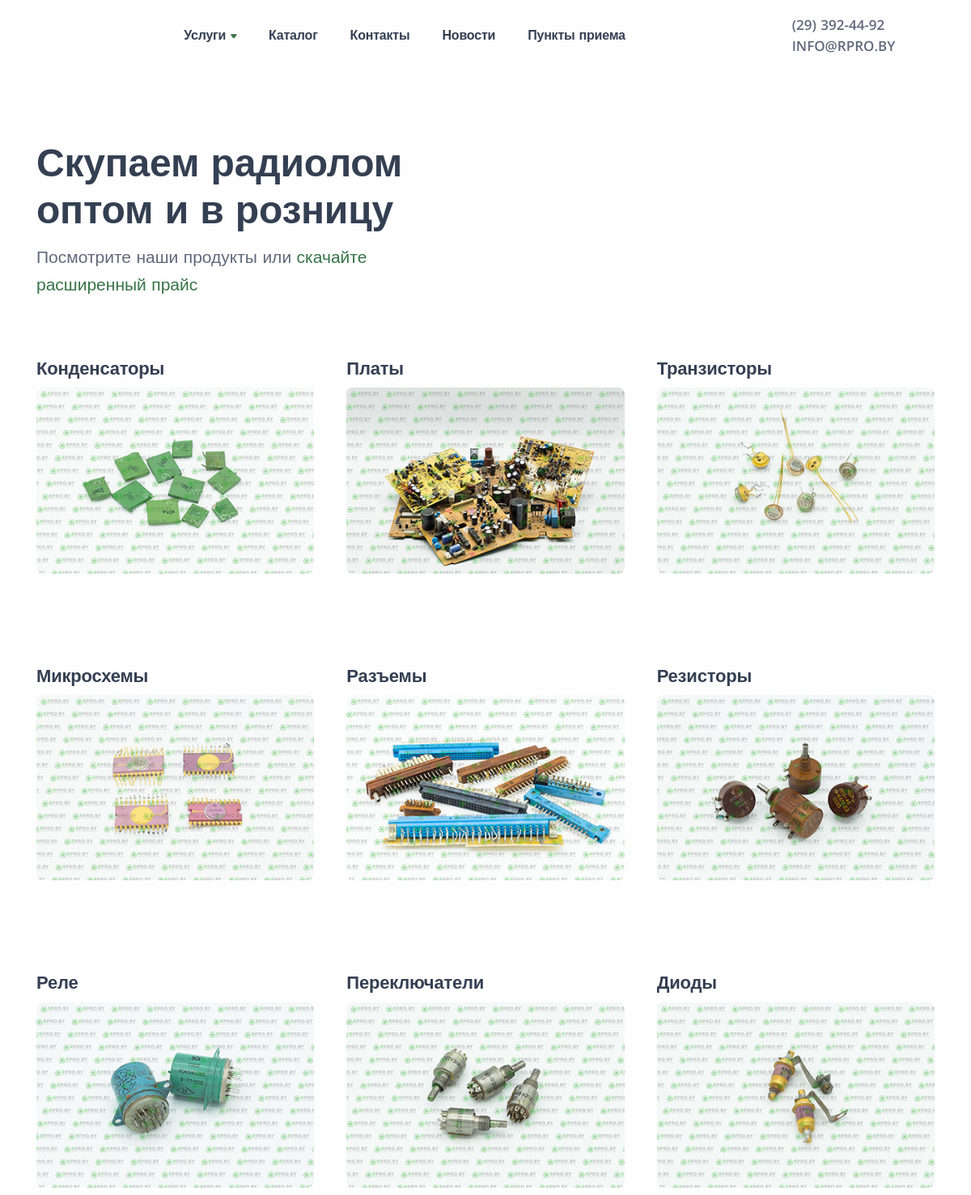
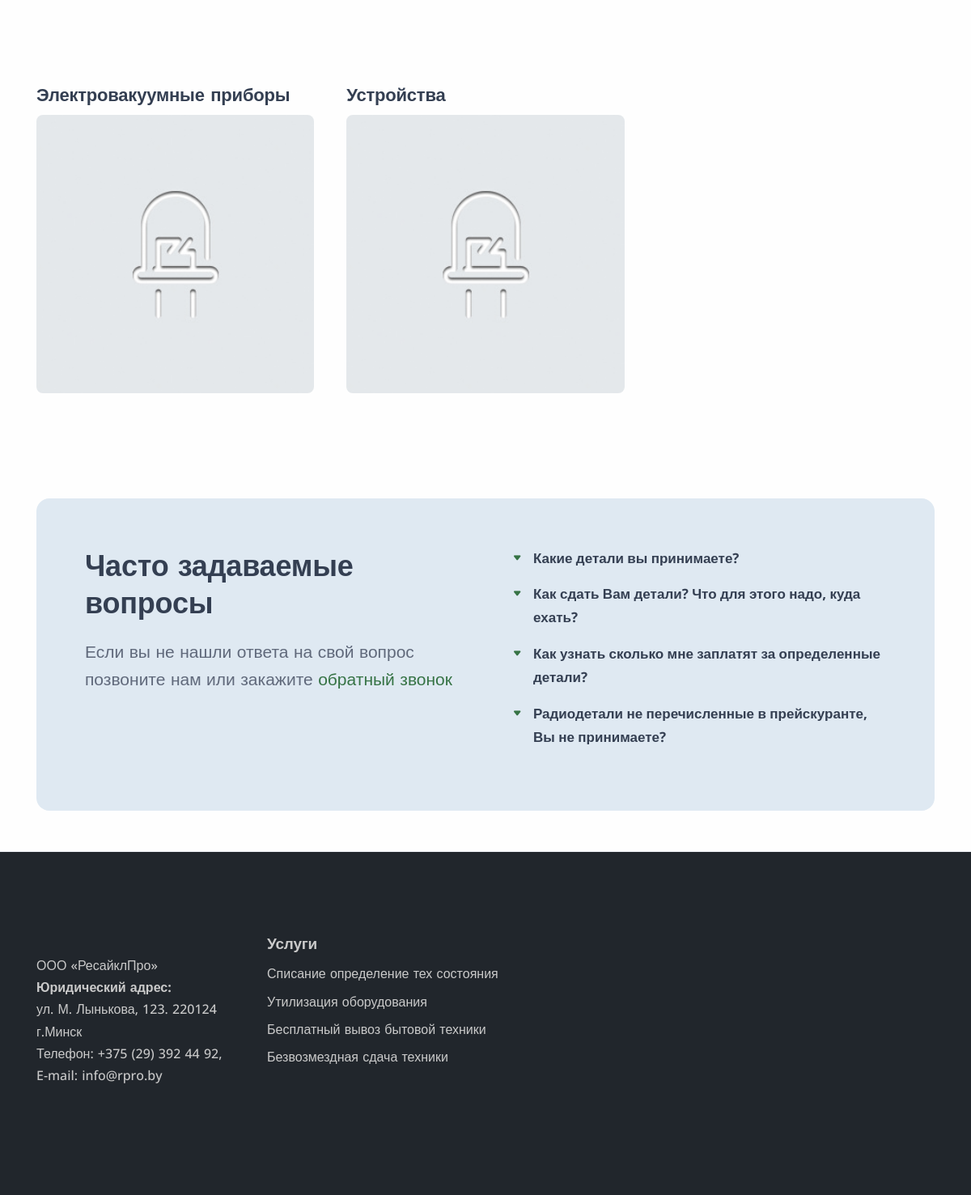
The page /category/ on the database its author committed (2 pictures, top to bottom).
### recycle/models.py (models this page shows, shortened)
class Category(models.Model):
    cat_name = models.CharField('Название категории продукта', max_length=200)
    cat_slug = models.CharField('URL', max_length=200, default='slug' + str(datetime.datetime.now()))
    cat_title = models.CharField('Заголовок title', max_length=200, blank=True)
    cat_metadesc = models.CharField('Описание description', max_length=300, blank=True)
    cat_short_desc = models.TextField('Короткое описание', blank=True)
    cat_desc = models.TextField('Полное описание', blank=True)
    cat_image = models.ImageField('Изображение категории', default='placeholder.jpg')

### recycle/views.py (the view)
# urls.py: path('category/', views.CategoryView.as_view(), name='category'),
class CategoryView(View):
    def get(self, request):
        categorys = Category.objects.all()
        return render(request, 'categorys.html', {'categorys': categorys})

### RPRO/baseprocessor.py (called while the page is built)
def custom_proc(request):
    stock = False
    articles = Article.objects.all()
    for article in articles:
        if article.isStock == True:
            stock = True
    return {'stock': stock}

### templates/categorys.html (shortened to what this page needs)
{% extends 'base.html' %}
{% load static %}
{% block content %}
<div class="content-wrapper">
		<header class="wrapper">
        <nav class="navbar center-nav transparent navbar-expand-lg navbar-light">
            <div class="container flex-lg-row flex-nowrap align-items-center">
                <div class="navbar-collapse offcanvas-nav">
                    <ul class="navbar-nav">
<li class="nav-item"><a class="nav-link has-submenu" href="#" id="sm-162677704259718-37" aria-haspopup="true" aria-controls="sm-162677704259718-38" aria-expanded="false">Услуги<span class="sub-arrow"></span></a>
              </li>
                        <li class="nav-item "><a class="nav-link" href={% url 'category' %}>Каталог</a>
                        </li>
                        <li class="nav-item"><a class="nav-link" href={% url 'contact' %}>Контакты</a>
                        </li>
                        <li class="nav-item "><a class="nav-link" href={% url 'news' %}>Новости
                        </li>
                        <li class="nav-item"><a class="nav-link" href={% url 'punkty' %}>Пункты приема</a>
                        </li>
                    </ul>
                </div>
                <div class="navbar-other w-20 p-1 ms-auto">
                    <div class="contact-item w-100"><a href="tel:info@rpro.by" class="link-body"> <i class="uil uil-phone-volume"></i> (29) 392-44-92</a></div>
                    <div class="contact-item w-100"><a href="mailto:info@rpro.by" class="link-body"> <i class="uil uil-envelope-heart"></i> info@rpro.by</a></div>
                </div>
            </div>
        </nav>
    </header>
		<section class="wrapper bg-light">
			<div class="container pt-10 pt-md-14">
				<div class="row">
					<div class="col-md-8 col-lg-7 col-xl-6 col-xxl-5">
						<h1 class="display-1 mb-3">Скупаем радиолом оптом и в розницу</h1>
                        <p class="lead fs-lg pe-lg-15 pe-xxl-12">Посмотрите наши продукты или <a href="{% static 'materials/price.pdf' %}">скачайте расширенный прайс</a></p>
					</div>
   				</div>
			</div>
		</section>
		<section class="wrapper bg-light">
			<div class="container pb-10 pt-10">
				<div class="grid grid-view projects-masonry">
					<div class="row gx-md-8 gy-10 gy-md-13 isotope">
                        {% for category in categorys %}
						<div class="project item col-md-6 col-xl-4 product">
                        <div class="post-header">
									<div class="post-title h3">{{ category.cat_name }}</div>
								</div>
							<figure class="lift rounded mb-6"><a href={% url 'products' cat_slug=category.cat_slug %}> <img src={{ category.cat_image.url }} alt="" /></a></figure>
						</div>
                        {% endfor %}
					</div>
				</div>
			</div>
		</section>
<section class="wrapper bg-light wrapper-border">
			<div class="container py-10">
				<div class="card bg-soft-primary rounded-4">
					<div class="card-body p-md-10 p-xl-11">
						<div class="row gx-lg-8 gx-xl-12 gy-10">
							<div class="col-lg-6">
								<h2 class="display-4 mb-4">Часто задаваемые вопросы</h2>
								<p class="lead fs-lg mb-0">Если вы не нашли ответа на свой вопрос позвоните нам или закажите <a href="#" data-bs-toggle="modal" data-bs-target="#modal-01">обратный звонок</a></p>
							</div>
							<div class="col-lg-6">
								<div class="accordion accordion-wrapper" id="accordionExample">
									<div class="card plain accordion-item">
										<div class="card-header" id="headingOne">
											<button class="collapsed" data-bs-toggle="collapse" data-bs-target="#collapseOne" aria-expanded="true" aria-controls="collapseOne">Какие детали вы принимаете?</button>
										</div>
									</div>
									<div class="card plain accordion-item">
										<div class="card-header" id="headingTwo">
											<button class="collapsed" data-bs-toggle="collapse" data-bs-target="#collapseTwo" aria-expanded="false" aria-controls="collapseTwo">Как сдать Вам детали? Что для этого надо, куда ехать?</button>
										</div>
									</div>
									<div class="card plain accordion-item">
										<div class="card-header" id="headingThree">
											<button class="collapsed" data-bs-toggle="collapse" data-bs-target="#collapseThree" aria-expanded="false" aria-controls="collapseThree">Как узнать сколько мне заплатят за определенные детали?</button>
										</div>
									</div>
									<div class="card plain accordion-item">
										<div class="card-header" id="headingFour">
											<button class="collapsed" data-bs-toggle="collapse" data-bs-target="#collapseFour" aria-expanded="false" aria-controls="collapseFour">Радиодетали не перечисленные в прейскуранте, Вы не принимаете?</button>
										</div>
									</div>
								</div>
							</div>
						</div>
					</div>
				</div>
			</div>
		</section>
	</div>
{% endblock %}

### rows shown on the page
Category: cat_name "Конденсаторы", cat_image (picture)
Category: cat_name "Платы", cat_image (picture)
Category: cat_name "Транзисторы", cat_image (picture)
Category: cat_name "Микросхемы", cat_image (picture)
Category: cat_name "Разъемы", cat_image (picture)
Category: cat_name "Резисторы", cat_image (picture)
Category: cat_name "Реле", cat_image (picture)
Category: cat_name "Переключатели", cat_image (picture)
Category: cat_name "Диоды", cat_image (picture)
Category: cat_name "Электровакуумные приборы", cat_image (placeholder picture)
Category: cat_name "Устройства", cat_image (placeholder picture)
